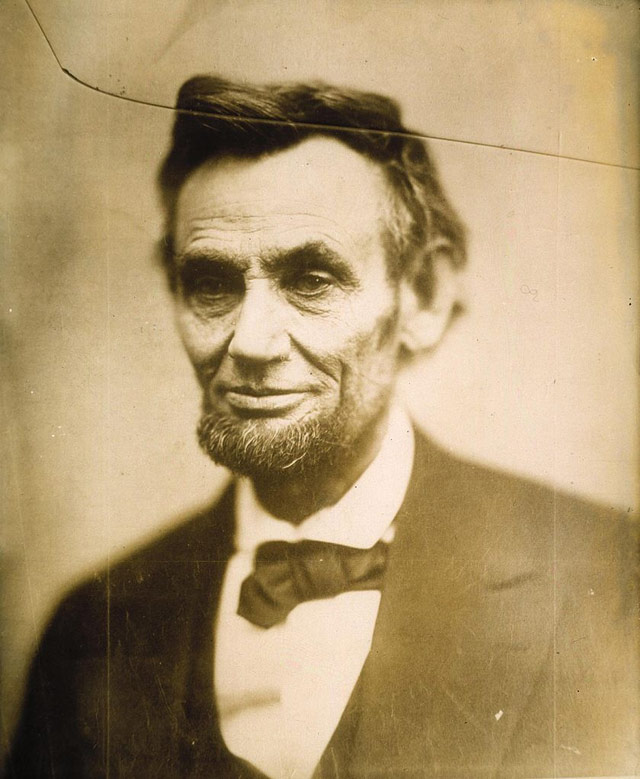
#> input picture Computer Vision/OpenCV/images/abraham.jpg, 640 x 779 px, found by its file name
$ python 'DIlation&errosion.py'
#> lines starting #> are read from the running program, lines starting #| are printed output that depends on the picture
import cv2
import numpy as np


input_image = cv2.imread("C:/Users/niraj/Anaconda3/Projects/Computer Vision/OpenCV/images/abraham.jpg", 0)
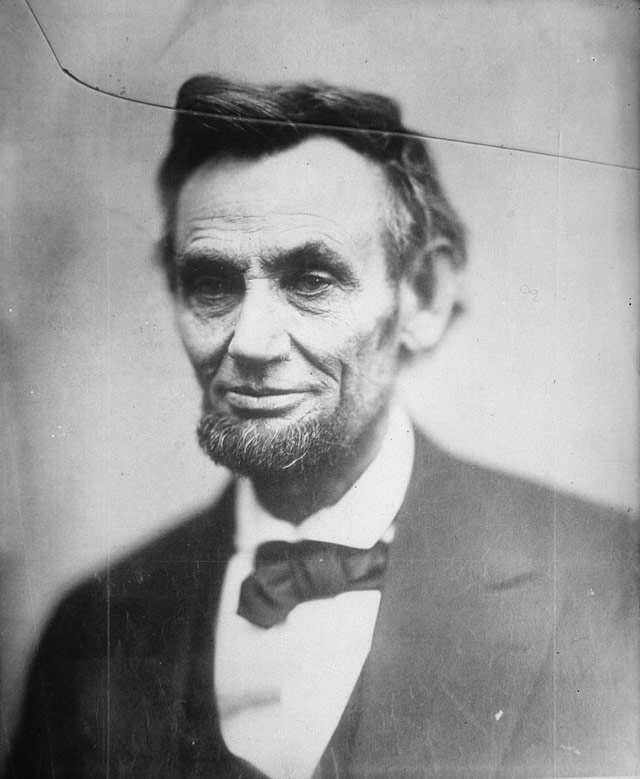
#> input_image: shape (779, 640); min 7, max 246, mean 152.8

kernel = np.ones((5,5), dtype='uint8')

errosion = cv2.erode(input_image, kernel, iterations= 1)
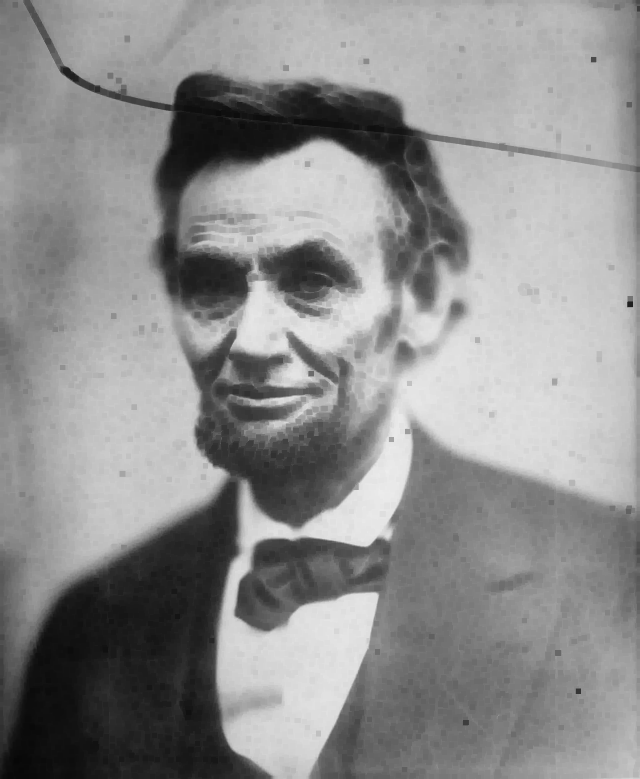
#> errosion: shape (779, 640); min 7, max 237, mean 142.1
cv2.imshow("Erosion", errosion)
cv2.waitKey(0)

#Dilation

dilation = cv2.dilate(input_image, kernel, iterations=1)
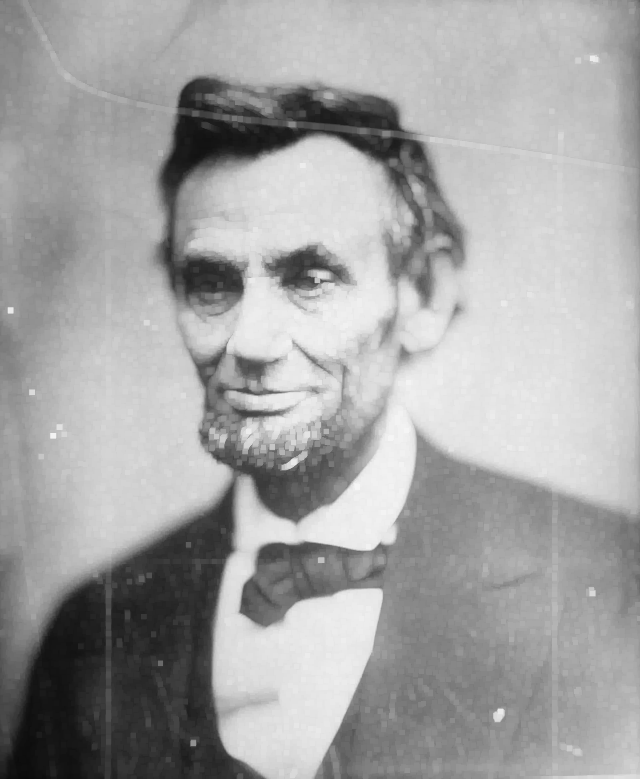
#> dilation: shape (779, 640); min 10, max 246, mean 163.5
cv2.imshow("Dilation", dilation)
cv2.waitKey(0)
cv2.destroyAllWindows()

#Opening and closing

$ run again, with Computer Vision/OpenCV/images/Hillary.jpg copied over Computer Vision/OpenCV/images/abraham.jpg
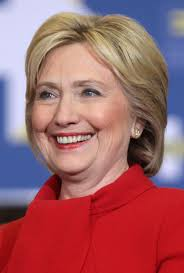
#> input picture Computer Vision/OpenCV/images/Hillary.jpg, 184 x 273 px, found by its file name
#> `errosion = cv2.erode(input_image, kernel, iterations= 1)`:
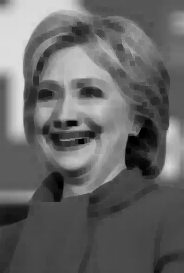
#> errosion: shape (273, 184); min 0, max 222, mean 101.6
#> `dilation = cv2.dilate(input_image, kernel, iterations=1)`:
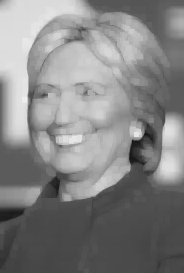
#> dilation: shape (273, 184); min 20, max 237, mean 131.6
